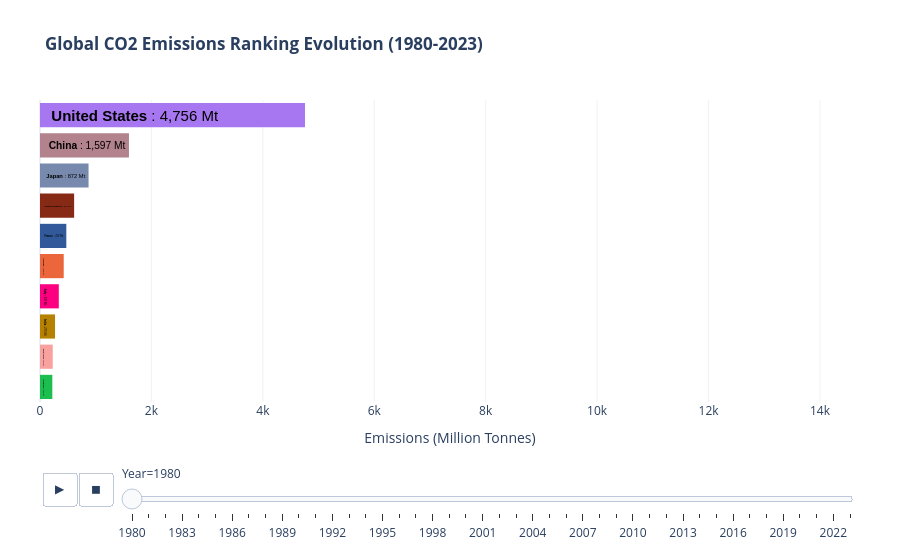

Notebook code for this chart:
### Code cell
import pandas as pd
import plotly.express as px
import os

# 1. Load and Clean Data
file_path = 'Data/Cleaned/Master_CO2_Decoupling_Final.csv'
df = pd.read_csv(file_path)

# Ensure numeric and integer formats
df['CO2_Emission'] = pd.to_numeric(df['CO2_Emission'], errors='coerce')
df['Year'] = pd.to_numeric(df['Year'], errors='coerce').astype(int)
df = df.dropna(subset=['CO2_Emission', 'Year'])

# Assign a unique color to every country once to prevent flickering
all_countries = df['Country'].unique()
colors = px.colors.qualitative.Alphabet + px.colors.qualitative.Dark24
color_map = {country: colors[i % len(colors)] for i, country in enumerate(all_countries)}

# 2. Data Preparation: Rankings and Buffers
top_n_display = 10
buffer_size = 5

# Calculate Rank per year
df['Rank'] = df.groupby('Year')['CO2_Emission'].rank(method='first', ascending=False)
# Keep Top 15 to ensure smooth sliding for the Top 10
df_race = df[df['Rank'] <= (top_n_display + buffer_size)].copy()

# Format the labels (Country Name + Value)
df_race['Label'] = df_race.apply(lambda x: f"  <b>{x['Country']}</b> : {x['CO2_Emission']:,.0f} Mt", axis=1)

# Sort by Year and Rank for animation logic
df_race = df_race.sort_values(['Year', 'Rank'])

# 3. Create Plotly Animation
fig = px.bar(
    df_race,
    x='CO2_Emission',
    y='Rank',
    color='Country',
    color_discrete_map=color_map, # Fix colors for every country
    animation_frame='Year',
    animation_group='Country', 
    orientation='h',
    text='Label',
    range_x=[0, df_race['CO2_Emission'].max() * 1.2], # Space for labels
    range_y=[top_n_display + 0.5, 0.5],             # Lock View to Top 10
    title='<b>Global CO2 Emissions Ranking Evolution (1980-2023)</b>',
    labels={
        'CO2_Emission': 'CO2 Emissions (Million Tonnes)',
        'Rank': 'Global Rank',
        'Year': 'Year'
    }
)

# 4. Refine Traces: Lock Text to the "Driver's Seat"
fig.update_traces(
    textposition='inside',       
    insidetextanchor='start',    # Anchor text to the far left of the bar
    textfont=dict(
        size=15, 
        color='black',           # High contrast black text
        family='Arial'
    ),
    marker=dict(line=dict(width=0)) # Remove borders to stop anti-aliasing jitter
)

# ==========================================
# 🌟 STABILITY FIX: Animation Engine Tuning 🌟
# ==========================================
duration = 1000 # 1 second per year

# Frame duration and Redraw control
fig.layout.updatemenus[0].buttons[0].args[1]['frame']['duration'] = duration
fig.layout.updatemenus[0].buttons[0].args[1]['frame']['redraw'] = False   # Disable full redraw for smooth interpolation
fig.layout.updatemenus[0].buttons[0].args[1]['transition']['duration'] = duration 
fig.layout.updatemenus[0].buttons[0].args[1]['transition']['easing'] = 'linear' # Linear move is much more stable

# Slider sync
if fig.layout.sliders:
    for step in fig.layout.sliders[0].steps:
        step.args[1]['frame']['redraw'] = False

# 5. Layout Optimization: Industrial Dashboard Style
fig.update_layout(
    template='plotly_white',
    showlegend=False,
    margin=dict(l=40, r=40, t=100, b=40),
    yaxis=dict(
        autorange=False, 
        showticklabels=False, 
        title='',
        fixedrange=True
    ),
    xaxis=dict(
        showgrid=True, 
        gridcolor='rgba(230,230,230,0.5)', 
        title='Emissions (Million Tonnes)',
        fixedrange=True
    )
)

# 6. Render and Save Visualization

# Show the interactive figure in your environment
fig.show()

# Define the target directory for visualizations
output_dir = 'Output'

# Create the directory if it doesn't exist
if not os.path.exists(output_dir):
    os.makedirs(output_dir)

# Define the full path for the HTML file
output_path = os.path.join(output_dir, "Global_CO2_Ranking_Race.html")

# Save as HTML for sharing
fig.write_html(output_path)

print(f"🎉 Success! The smooth English Bar Chart Race is saved to: {output_path}")

### Figure 1 — Plotly figure (JSON) as saved in the notebook; plotly's stock layout.template omitted (floating-point values rounded to 4 significant figures)
{"data": [{"alignmentgroup": "True", "hovertemplate": "Country=United States<br>Year=1980<br>CO2 Emissions (Million Tonnes)=%{x}<br>Global Rank=%{y}<br>Label=%{text}<extra></extra>", "ids": ["United States"], "insidetextanchor": "start", "legendgroup": "United States", "marker": {"color": "#A777F1", "line": {"width": 0}, "pattern": {"shape": ""}}, "name": "United States", "offsetgroup": "United States", "orientation": "h", "showlegend": true, "text": ["  <b>United States</b> : 4,756 Mt"], "textfont": {"color": "black", "family": "Arial", "size": 15}, "textposition": "inside", "type": "bar", "x": [4756.0], "xaxis": "x", "y": [1], "yaxis": "y"}, {"alignmentgroup": "True", "hovertemplate": "Country=China<br>Year=1980<br>CO2 Emissions (Million Tonnes)=%{x}<br>Global Rank=%{y}<br>Label=%{text}<extra></extra>", "ids": ["China"], "insidetextanchor": "start", "legendgroup": "China", "marker": {"color": "#B2828D", "line": {"width": 0}, "pattern": {"shape": ""}}, "name": "China", "offsetgroup": "China", "orientation": "h", "showlegend": true, "text": ["  <b>China</b> : 1,597 Mt"], "textfont": {"color": "black", "family": "Arial", "size": 15}, "textposition": "inside", "type": "bar", "x": [1597.0], "xaxis": "x", "y": [2], "yaxis": "y"}, {"alignmentgroup": "True", "hovertemplate": "Country=Japan<br>Year=1980<br>CO2 Emissions (Million Tonnes)=%{x}<br>Global Rank=%{y}<br>Label=%{text}<extra></extra>", "ids": ["Japan"], "insidetextanchor": "start", "legendgroup": "Japan", "marker": {"color": "#778AAE", "line": {"width": 0}, "pattern": {"shape": ""}}, "name": "Japan", "offsetgroup": "Japan", "orientation": "h", "showlegend": true, "text": ["  <b>Japan</b> : 872 Mt"], "textfont": {"color": "black", "family": "Arial", "size": 15}, "textposition": "inside", "type": "bar", "x": [871.8], "xaxis": "x", "y": [3], "yaxis": "y"}, {"alignmentgroup": "True", "hovertemplate": "Country=United Kingdom<br>Year=1980<br>CO2 Emissions (Million Tonnes)=%{x}<br>Global Rank=%{y}<br>Label=%{text}<extra></extra>", "ids": ["United Kingdom"], "insidetextanchor": "start", "legendgroup": "United Kingdom", "marker": {"color": "#862A16", "line": {"width": 0}, "pattern": {"shape": ""}}, "name": "United Kingdom", "offsetgroup": "United Kingdom", "orientation": "h", "showlegend": true, "text": ["  <b>United Kingdom</b> : 613 Mt"], "textfont": {"color": "black", "family": "Arial", "size": 15}, "textposition": "inside", "type": "bar", "x": [612.6], "xaxis": "x", "y": [4], "yaxis": "y"}, {"alignmentgroup": "True", "hovertemplate": "Country=France<br>Year=1980<br>CO2 Emissions (Million Tonnes)=%{x}<br>Global Rank=%{y}<br>Label=%{text}<extra></extra>", "ids": ["France"], "insidetextanchor": "start", "legendgroup": "France", "marker": {"color": "#325A9B", "line": {"width": 0}, "pattern": {"shape": ""}}, "name": "France", "offsetgroup": "France", "orientation": "h", "showlegend": true, "text": ["  <b>France</b> : 472 Mt"], "textfont": {"color": "black", "family": "Arial", "size": 15}, "textposition": "inside", "type": "bar", "x": [472.4], "xaxis": "x", "y": [5], "yaxis": "y"}, {"alignmentgroup": "True", "hovertemplate": "Country=Canada<br>Year=1980<br>CO2 Emissions (Million Tonnes)=%{x}<br>Global Rank=%{y}<br>Label=%{text}<extra></extra>", "ids": ["Canada"], "insidetextanchor": "start", "legendgroup": "Canada", "marker": {"color": "#EB663B", "line": {"width": 0}, "pattern": {"shape": ""}}, "name": "Canada", "offsetgroup": "Canada", "orientation": "h", "showlegend": true, "text": ["  <b>Canada</b> : 426 Mt"], "textfont": {"color": "black", "family": "Arial", "size": 15}, "textposition": "inside", "type": "bar", "x": [425.7], "xaxis": "x", "y": [6], "yaxis": "y"}, {"alignmentgroup": "True", "hovertemplate": "Country=Italy<br>Year=1980<br>CO2 Emissions (Million Tonnes)=%{x}<br>Global Rank=%{y}<br>Label=%{text}<extra></extra>", "ids": ["Italy"], "insidetextanchor": "start", "legendgroup": "Italy", "marker": {"color": "#FC0080", "line": {"width": 0}, "pattern": {"shape": ""}}, "name": "Italy", "offsetgroup": "Italy", "orientation": "h", "showlegend": true, "text": ["  <b>Italy</b> : 337 Mt"], "textfont": {"color": "black", "family": "Arial", "size": 15}, "textposition": "inside", "type": "bar", "x": [337.4], "xaxis": "x", "y": [7], "yaxis": "y"}, {"alignmentgroup": "True", "hovertemplate": "Country=India<br>Year=1980<br>CO2 Emissions (Million Tonnes)=%{x}<br>Global Rank=%{y}<br>Label=%{text}<extra></extra>", "ids": ["India"], "insidetextanchor": "start", "legendgroup": "India", "marker": {"color": "#B68100", "line": {"width": 0}, "pattern": {"shape": ""}}, "name": "India", "offsetgroup": "India", "orientation": "h", "showlegend": true, "text": ["  <b>India</b> : 270 Mt"], "textfont": {"color": "black", "family": "Arial", "size": 15}, "textposition": "inside", "type": "bar", "x": [270.0], "xaxis": "x", "y": [8], "yaxis": "y"}, {"alignmentgroup": "True", "hovertemplate": "Country=South Africa<br>Year=1980<br>CO2 Emissions (Million Tonnes)=%{x}<br>Global Rank=%{y}<br>Label=%{text}<extra></extra>", "ids": ["South Africa"], "insidetextanchor": "start", "legendgroup": "South Africa", "marker": {"color": "#F8A19F", "line": {"width": 0}, "pattern": {"shape": ""}}, "name": "South Africa", "offsetgroup": "South Africa", "orientation": "h", "showlegend": true, "text": ["  <b>South Africa</b> : 229 Mt"], "textfont": {"color": "black", "family": "Arial", "size": 15}, "textposition": "inside", "type": "bar", "x": [228.6], "xaxis": "x", "y": [9], "yaxis": "y"}, {"alignmentgroup": "True", "hovertemplate": "Country=Australia<br>Year=1980<br>CO2 Emissions (Million Tonnes)=%{x}<br>Global Rank=%{y}<br>Label=%{text}<extra></extra>", "ids": ["Australia"], "insidetextanchor": "start", "legendgroup": "Australia", "marker": {"color": "#1CBE4F", "line": {"width": 0}, "pattern": {"shape": ""}}, "name": "Australia", "offsetgroup": "Australia", "orientation": "h", "showlegend": true, "text": ["  <b>Australia</b> : 221 Mt"], "textfont": {"color": "black", "family": "Arial", "size": 15}, "textposition": "inside", "type": "bar", "x": [221.3], "xaxis": "x", "y": [10], "yaxis": "y"}, {"alignmentgroup": "True", "hovertemplate": "Country=Mexico<br>Year=1980<br>CO2 Emissions (Million Tonnes)=%{x}<br>Global Rank=%{y}<br>Label=%{text}<extra></extra>", "ids": ["Mexico"], "insidetextanchor": "start", "legendgroup": "Mexico", "marker": {"color": "#F6222E", "line": {"width": 0}, "pattern": {"shape": ""}}, "name": "Mexico", "offsetgroup": "Mexico", "orientation": "h", "showlegend": true, "text": ["  <b>Mexico</b> : 206 Mt"], "textfont": {"color": "black", "family": "Arial", "size": 15}, "textposition": "inside", "type": "bar", "x": [206.4], "xaxis": "x", "y": [11], "yaxis": "y"}, {"alignmentgroup": "True", "hovertemplate": "Country=Spain<br>Year=1980<br>CO2 Emissions (Million Tonnes)=%{x}<br>Global Rank=%{y}<br>Label=%{text}<extra></extra>", "ids": ["Spain"], "insidetextanchor": "start", "legendgroup": "Spain", "marker": {"color": "#1CFFCE", "line": {"width": 0}, "pattern": {"shape": ""}}, "name": "Spain", "offsetgroup": "Spain", "orientation": "h", "showlegend": true, "text": ["  <b>Spain</b> : 189 Mt"], "textfont": {"color": "black", "family": "Arial", "size": 15}, "textposition": "inside", "type": "bar", "x": [189.1], "xaxis": "x", "y": [12], "yaxis": "y"}, {"alignmentgroup": "True", "hovertemplate": "Country=Brazil<br>Year=1980<br>CO2 Emissions (Million Tonnes)=%{x}<br>Global Rank=%{y}<br>Label=%{text}<extra></extra>", "ids": ["Brazil"], "insidetextanchor": "start", "legendgroup": "Brazil", "marker": {"color": "#FBE426", "line": {"width": 0}, "pattern": {"shape": ""}}, "name": "Brazil", "offsetgroup": "Brazil", "orientation": "h", "showlegend": true, "text": ["  <b>Brazil</b> : 188 Mt"], "textfont": {"color": "black", "family": "Arial", "size": 15}, "textposition": "inside", "type": "bar", "x": [187.7], "xaxis": "x", "y": [13], "yaxis": "y"}, {"alignmentgroup": "True", "hovertemplate": "Country=Netherlands<br>Year=1980<br>CO2 Emissions (Million Tonnes)=%{x}<br>Global Rank=%{y}<br>Label=%{text}<extra></extra>", "ids": ["Netherlands"], "insidetextanchor": "start", "legendgroup": "Netherlands", "marker": {"color": "#FA0087", "line": {"width": 0}, "pattern": {"shape": ""}}, "name": "Netherlands", "offsetgroup": "Netherlands", "orientation": "h", "showlegend": true, "text": ["  <b>Netherlands</b> : 171 Mt"], "textfont": {"color": "black", "family": "Arial", "size": 15}, "textposition": "inside", "type": "bar", "x": [171.1], "xaxis": "x", "y": [14], "yaxis": "y"}, {"alignmentgroup": "True", "hovertemplate": "Country=Romania<br>Year=1980<br>CO2 Emissions (Million Tonnes)=%{x}<br>Global Rank=%{y}<br>Label=%{text}<extra></extra>", "ids": ["Romania"], "insidetextanchor": "start", "legendgroup": "Romania", "marker": {"color": "#6C4516", "line": {"width": 0}, "pattern": {"shape": ""}}, "name": "Romania", "offsetgroup": "Romania", "orientation": "h", "showlegend": true, "text": ["  <b>Romania</b> : 170 Mt"], "textfont": {"color": "black", "family": "Arial", "size": 15}, "textposition": "inside", "type": "bar", "x": [169.9], "xaxis": "x", "y": [15], "yaxis": "y"}], "layout": {"barmode": "relative", "legend": {"title": {"text": "Country"}, "tracegroupgap": 0}, "margin": {"b": 40, "l": 40, "r": 40, "t": 100}, "showlegend": false, "sliders": [{"active": 0, "currentvalue": {"prefix": "Year="}, "len": 0.9, "pad": {"b": 10, "t": 60}, "steps": [{"args": [["1980"], {"frame": {"duration": 0, "redraw": false}, "fromcurrent": true, "mode": "immediate", "transition": {"duration": 0, "easing": "linear"}}], "label": "1980", "method": "animate"}, {"args": [["1981"], {"frame": {"duration": 0, "redraw": false}, "fromcurrent": true, "mode": "immediate", "transition": {"duration": 0, "easing": "linear"}}], "label": "1981", "method": "animate"}, {"args": [["1982"], {"frame": {"duration": 0, "redraw": false}, "fromcurrent": true, "mode": "immediate", "transition": {"duration": 0, "easing": "linear"}}], "label": "1982", "method": "animate"}, {"args": [["1983"], {"frame": {"duration": 0, "redraw": false}, "fromcurrent": true, "mode": "immediate", "transition": {"duration": 0, "easing": "linear"}}], "label": "1983", "method": "animate"}, {"args": [["1984"], {"frame": {"duration": 0, "redraw": false}, "fromcurrent": true, "mode": "immediate", "transition": {"duration": 0, "easing": "linear"}}], "label": "1984", "method": "animate"}, {"args": [["1985"], {"frame": {"duration": 0, "redraw": false}, "fromcurrent": true, "mode": "immediate", "transition": {"duration": 0, "easing": "linear"}}], "label": "1985", "method": "animate"}, {"args": [["1986"], {"frame": {"duration": 0, "redraw": false}, "fromcurrent": true, "mode": "immediate", "transition": {"duration": 0, "easing": "linear"}}], "label": "1986", "method": "animate"}, {"args": [["1987"], {"frame": {"duration": 0, "redraw": false}, "fromcurrent": true, "mode": "immediate", "transition": {"duration": 0, "easing": "linear"}}], "label": "1987", "method": "animate"}, {"args": [["1988"], {"frame": {"duration": 0, "redraw": false}, "fromcurrent": true, "mode": "immediate", "transition": {"duration": 0, "easing": "linear"}}], "label": "1988", "method": "animate"}, {"args": [["1989"], {"frame": {"duration": 0, "redraw": false}, "fromcurrent": true, "mode": "immediate", "transition": {"duration": 0, "easing": "linear"}}], "label": "1989", "method": "animate"}, {"args": [["1990"], {"frame": {"duration": 0, "redraw": false}, "fromcurrent": true, "mode": "immediate", "transition": {"duration": 0, "easing": "linear"}}], "label": "1990", "method": "animate"}, {"args": [["1991"], {"frame": {"duration": 0, "redraw": false}, "fromcurrent": true, "mode": "immediate", "transition": {"duration": 0, "easing": "linear"}}], "label": "1991", "method": "animate"}, {"args": [["1992"], {"frame": {"duration": 0, "redraw": false}, "fromcurrent": true, "mode": "immediate", "transition": {"duration": 0, "easing": "linear"}}], "label": "1992", "method": "animate"}, {"args": [["1993"], {"frame": {"duration": 0, "redraw": false}, "fromcurrent": true, "mode": "immediate", "transition": {"duration": 0, "easing": "linear"}}], "label": "1993", "method": "animate"}, {"args": [["1994"], {"frame": {"duration": 0, "redraw": false}, "fromcurrent": true, "mode": "immediate", "transition": {"duration": 0, "easing": "linear"}}], "label": "1994", "method": "animate"}, {"args": [["1995"], {"frame": {"duration": 0, "redraw": false}, "fromcurrent": true, "mode": "immediate", "transition": {"duration": 0, "easing": "linear"}}], "label": "1995", "method": "animate"}, {"args": [["1996"], {"frame": {"duration": 0, "redraw": false}, "fromcurrent": true, "mode": "immediate", "transition": {"duration": 0, "easing": "linear"}}], "label": "1996", "method": "animate"}, {"args": [["1997"], {"frame": {"duration": 0, "redraw": false}, "fromcurrent": true, "mode": "immediate", "transition": {"duration": 0, "easing": "linear"}}], "label": "1997", "method": "animate"}, {"args": [["1998"], {"frame": {"duration": 0, "redraw": false}, "fromcurrent": true, "mode": "immediate", "transition": {"duration": 0, "easing": "linear"}}], "label": "1998", "method": "animate"}, {"args": [["1999"], {"frame": {"duration": 0, "redraw": false}, "fromcurrent": true, "mode": "immediate", "transition": {"duration": 0, "easing": "linear"}}], "label": "1999", "method": "animate"}, {"args": [["2000"], {"frame": {"duration": 0, "redraw": false}, "fromcurrent": true, "mode": "immediate", "transition": {"duration": 0, "easing": "linear"}}], "label": "2000", "method": "animate"}, {"args": [["2001"], {"frame": {"duration": 0, "redraw": false}, "fromcurrent": true, "mode": "immediate", "transition": {"duration": 0, "easing": "linear"}}], "label": "2001", "method": "animate"}, {"args": [["2002"], {"frame": {"duration": 0, "redraw": false}, "fromcurrent": true, "mode": "immediate", "transition": {"duration": 0, "easing": "linear"}}], "label": "2002", "method": "animate"}, {"args": [["2003"], {"frame": {"duration": 0, "redraw": false}, "fromcurrent": true, "mode": "immediate", "transition": {"duration": 0, "easing": "linear"}}], "label": "2003", "method": "animate"}, {"args": [["2004"], {"frame": {"duration": 0, "redraw": false}, "fromcurrent": true, "mode": "immediate", "transition": {"duration": 0, "easing": "linear"}}], "label": "2004", "method": "animate"}, {"args": [["2005"], {"frame": {"duration": 0, "redraw": false}, "fromcurrent": true, "mode": "immediate", "transition": {"duration": 0, "easing": "linear"}}], "label": "2005", "method": "animate"}, {"args": [["2006"], {"frame": {"duration": 0, "redraw": false}, "fromcurrent": true, "mode": "immediate", "transition": {"duration": 0, "easing": "linear"}}], "label": "2006", "method": "animate"}, {"args": [["2007"], {"frame": {"duration": 0, "redraw": false}, "fromcurrent": true, "mode": "immediate", "transition": {"duration": 0, "easing": "linear"}}], "label": "2007", "method": "animate"}, {"args": [["2008"], {"frame": {"duration": 0, "redraw": false}, "fromcurrent": true, "mode": "immediate", "transition": {"duration": 0, "easing": "linear"}}], "label": "2008", "method": "animate"}, {"args": [["2009"], {"frame": {"duration": 0, "redraw": false}, "fromcurrent": true, "mode": "immediate", "transition": {"duration": 0, "easing": "linear"}}], "label": "2009", "method": "animate"}, {"args": [["2010"], {"frame": {"duration": 0, "redraw": false}, "fromcurrent": true, "mode": "immediate", "transition": {"duration": 0, "easing": "linear"}}], "label": "2010", "method": "animate"}, {"args": [["2011"], {"frame": {"duration": 0, "redraw": false}, "fromcurrent": true, "mode": "immediate", "transition": {"duration": 0, "easing": "linear"}}], "label": "2011", "method": "animate"}, {"args": [["2012"], {"frame": {"duration": 0, "redraw": false}, "fromcurrent": true, "mode": "immediate", "transition": {"duration": 0, "easing": "linear"}}], "label": "2012", "method": "animate"}, {"args": [["2013"], {"frame": {"duration": 0, "redraw": false}, "fromcurrent": true, "mode": "immediate", "transition": {"duration": 0, "easing": "linear"}}], "label": "2013", "method": "animate"}, {"args": [["2014"], {"frame": {"duration": 0, "redraw": false}, "fromcurrent": true, "mode": "immediate", "transition": {"duration": 0, "easing": "linear"}}], "label": "2014", "method": "animate"}, {"args": [["2015"], {"frame": {"duration": 0, "redraw": false}, "fromcurrent": true, "mode": "immediate", "transition": {"duration": 0, "easing": "linear"}}], "label": "2015", "method": "animate"}, {"args": [["2016"], {"frame": {"duration": 0, "redraw": false}, "fromcurrent": true, "mode": "immediate", "transition": {"duration": 0, "easing": "linear"}}], "label": "2016", "method": "animate"}, {"args": [["2017"], {"frame": {"duration": 0, "redraw": false}, "fromcurrent": true, "mode": "immediate", "transition": {"duration": 0, "easing": "linear"}}], "label": "2017", "method": "animate"}, {"args": [["2018"], {"frame": {"duration": 0, "redraw": false}, "fromcurrent": true, "mode": "immediate", "transition": {"duration": 0, "easing": "linear"}}], "label": "2018", "method": "animate"}, {"args": [["2019"], {"frame": {"duration": 0, "redraw": false}, "fromcurrent": true, "mode": "immediate", "transition": {"duration": 0, "easing": "linear"}}], "label": "2019", "method": "animate"}, {"args": [["2020"], {"frame": {"duration": 0, "redraw": false}, "fromcurrent": true, "mode": "immediate", "transition": {"duration": 0, "easing": "linear"}}], "label": "2020", "method": "animate"}, {"args": [["2021"], {"frame": {"duration": 0, "redraw": false}, "fromcurrent": true, "mode": "immediate", "transition": {"duration": 0, "easing": "linear"}}], "label": "2021", "method": "animate"}, {"args": [["2022"], {"frame": {"duration": 0, "redraw": false}, "fromcurrent": true, "mode": "immediate", "transition": {"duration": 0, "easing": "linear"}}], "label": "2022", "method": "animate"}, {"args": [["2023"], {"frame": {"duration": 0, "redraw": false}, "fromcurrent": true, "mode": "immediate", "transition": {"duration": 0, "easing": "linear"}}], "label": "2023", "method": "animate"}], "x": 0.1, "xanchor": "left", "y": 0, "yanchor": "top"}], "title": {"text": "<b>Global CO2 Emissions Ranking Evolution (1980-2023)</b>"}, "updatemenus": [{"buttons": [{"args": [null, {"frame": {"duration": 1000, "redraw": false}, "fromcurrent": true, "mode": "immediate", "transition": {"duration": 1000, "easing": "linear"}}], "label": "&#9654;", "method": "animate"}, {"args": [[null], {"frame": {"duration": 0, "redraw": true}, "fromcurrent": true, "mode": "immediate", "transition": {"duration": 0, "easing": "linear"}}], "label": "&#9724;", "method": "animate"}], "direction": "left", "pad": {"r": 10, "t": 70}, "showactive": false, "type": "buttons", "x": 0.1, "xanchor": "right", "y": 0, "yanchor": "top"}], "xaxis": {"anchor": "y", "domain": [0, 1], "fixedrange": true, "gridcolor": "rgba(230,230,230,0.5)", "range": [0, 14720.0], "showgrid": true, "title": {"text": "Emissions (Million Tonnes)"}}, "yaxis": {"anchor": "x", "autorange": false, "domain": [0, 1], "fixedrange": true, "range": [10.5, 0.5], "showticklabels": false, "title": {"text": ""}}}}
